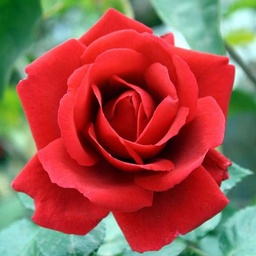
#> input picture Responsi 2/Bunga_Mawar_Merah.jpg, 256 x 256 px, shrunk from 600 x 600 before the run; its folder holds only this picture in this run
$ python '5210411399_Dimas Rizqi Kurniawan.py'
#> lines starting #> are read from the running program, lines starting #| are printed output that depends on the picture
import cv2 as cv
import numpy as np
import os

os.chdir('Responsi 2/')

image = cv.imread('Bunga_Mawar_Merah.jpg')
#> image is the input picture: shape (256, 256, 3); mean B, G, R 76.9, 86.4, 159.2
kernel = np.array([[0,-1,0],[-1,5,-1],[0,-1,0]])

img_scale = image.copy()
img_sharp = image.copy()
img_adjust = image.copy()

def image_zoom(img, scale):
#> called with scale = 1.5
    global img_scale
    scaling_row = round(image.shape[0] * scale)
#> scaling_row = 384
    scaling_col = round(image.shape[1] * scale)
#> scaling_col = 384

    imgScale = np.zeros((scaling_row, scaling_col, 3))
    imgScale = imgScale.astype(np.uint8)

    for newRow in range(scaling_row):
        for newCol in range(scaling_col):
            row = int(newRow / scale)
            col = int(newCol / scale)

            imgScale[newRow, newCol] = img[row, col]

    img_scale = imgScale.copy()

def image_sharpening(img, kernel):
    global image_sharpening

    row_size = img.shape[0]
#> row_size = 384
    col_size = img.shape[1]
#> col_size = 384
    channel = img.shape[2]
#> channel = 3

    zero_padding = np.zeros((row_size + 2, col_size + 2, channel))

    conv_image = np.zeros((row_size, col_size, channel))

    # memasukkan citra awal ke matriks_baru
    for row in range(row_size):
        for col in range(col_size):
                zero_padding[row + 1, col + 1] = img[row, col]
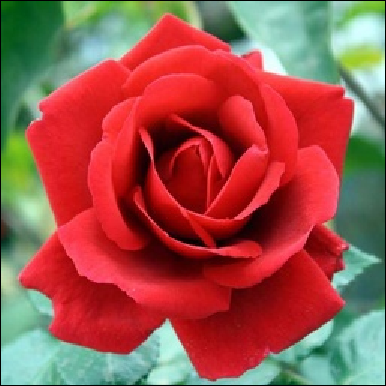
#> zero_padding: shape (386, 386, 3) float64; mean B, G, R 76, 85.5, 157.5


    #loop mulai dari pixel (1,1,0)
    for row in range(1,row_size-1):
        for col in range(1,col_size-1):
            for ch in range (channel):
                #baca dan kalikan matriks 3x3 dari gambar awal dengan kernel 3x3
                a = zero_padding[row-1,col-1,ch] * kernel[0,0]   #kiri atas (Baris sebelum titik tengah dan kolom sebelum titik tengah)
                b = zero_padding[row-1,col,ch] * kernel[0,1]     #tengah atas (Baris sebelum titik tengah dan kolom sama dengan titik tengah)
                c = zero_padding[row-1,col+1,ch] * kernel[0,2]   #kanan atas
                d = zero_padding[row,col-1,ch] * kernel[1,0]     #kiri
                e = zero_padding[row,col,ch] * kernel[1,1]       #tengah matriks
                f = zero_padding[row,col+1,ch] * kernel[1,2]     #kanan
                g = zero_padding[row+1,col-1,ch] * kernel[2,0]   #kiri bawah
                h = zero_padding[row+1,col,ch] * kernel[2,1]     #tengah bawah
                i = zero_padding[row+1,col+1,ch] * kernel[2,2]   #kanan bawah

                #hitung total nilai dalam kernel
                sum_kernel = np.sum(kernel)
                if (sum_kernel == 0):
                    sum_kernel = 1

                #hitung hasil konvolusi
                convolution = np.round((a + b + c + d + e + f + g + h + i) / sum_kernel)

                #perbaiki hasil konvolusi jika di luar rentang 0-255
                if (convolution < 0):
                    convolution = 0

                if (convolution > 255):
                    convolution = 255

                #isikan hasil konvolusi ke matriks_baru
                conv_image[row, col, ch] = convolution
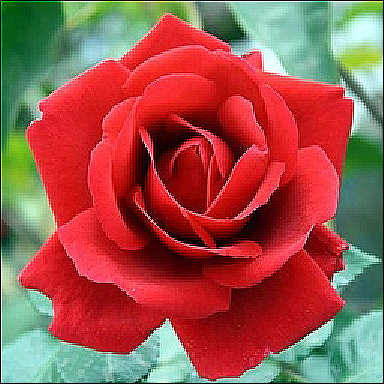
#> conv_image: shape (384, 384, 3) float64; mean B, G, R 76.3, 85.7, 157.7

    #konversi citra_translasi menjadi uint8
    conv_image = conv_image.astype(np.uint8)
    image_sharpening = conv_image.copy()

def image_recolor(img, red_adjust, green_adjust, blue_adjust):
#> called with red_adjust = -30, green_adjust = 20, blue_adjust = 20
    global img_adjust

    row_size = img.shape[0]
#> row_size = 384
    col_size = img.shape[1]
#> col_size = 384

    image_adjust = np.zeros((row_size, col_size, 3))

    for row in range(row_size):
        for col in range(col_size):
            for ch in range(3):
                if ch == 0 :
                    pixel = img[row, col, ch] + blue_adjust
                elif ch == 1:
                    pixel  = img[row, col, ch] + green_adjust
                else:
                    pixel = img[row, col, ch] + red_adjust

                if pixel > 255 :
                    pixel = 255
                elif pixel < 0 :
                    pixel = 0
                else:
                    pixel = pixel

                image_adjust[row, col, ch] = pixel
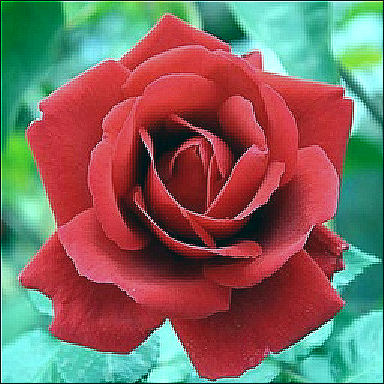
#> image_adjust: shape (384, 384, 3) float64; mean B, G, R 96.1, 105.3, 128.5

    img_adjust = image_adjust.astype(np.uint8).copy()

image_zoom(img=image, scale=1.5)
image_sharpening(img=img_scale, kernel=kernel)
image_recolor(img=image_sharpening, red_adjust= -30, green_adjust=20, blue_adjust=20)
cv.imshow('image', image)
cv.imshow('image_scale', img_scale)
cv.imshow('convolution image', image_sharpening)
cv.imshow('image_adjust', img_adjust)
cv.waitKey(0)
